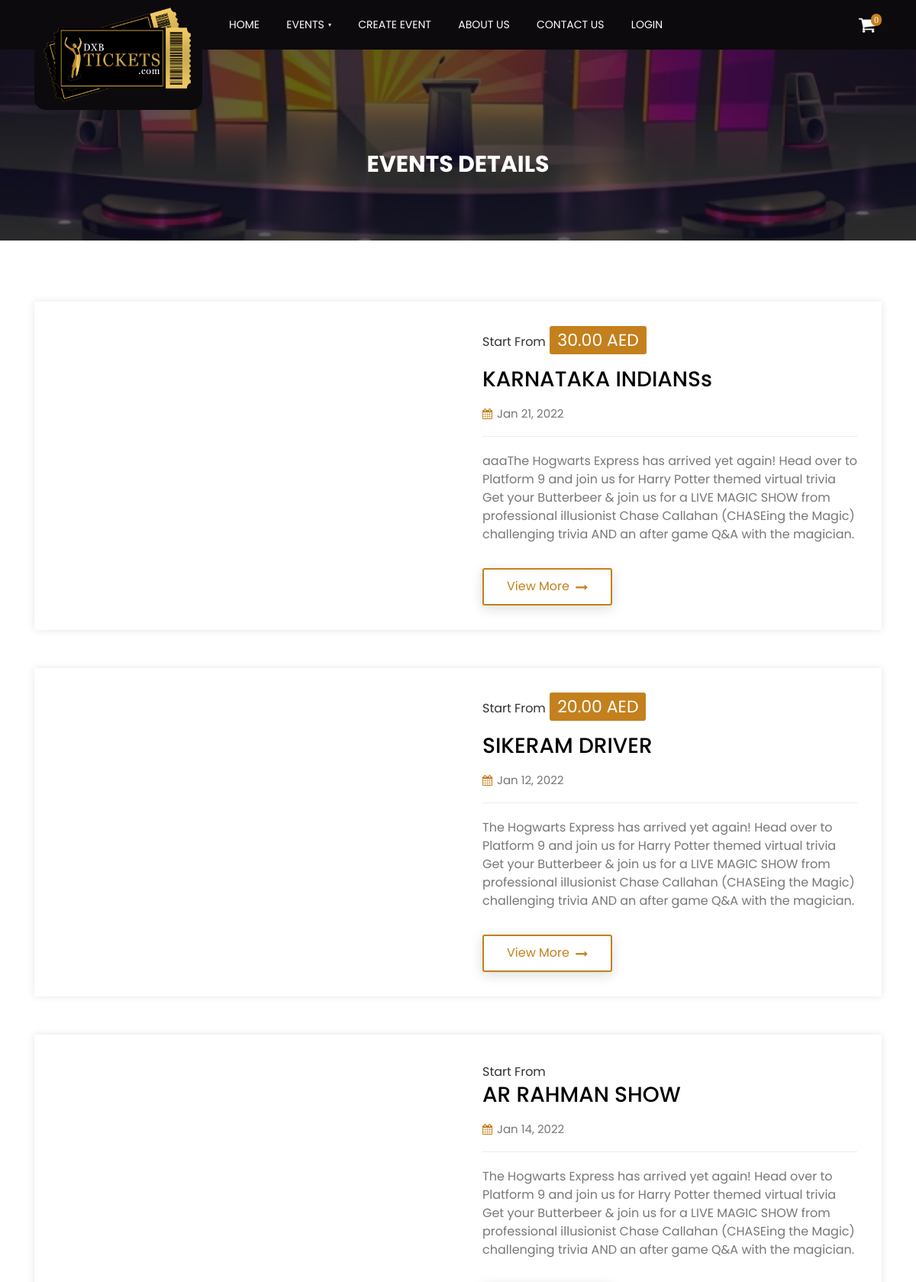
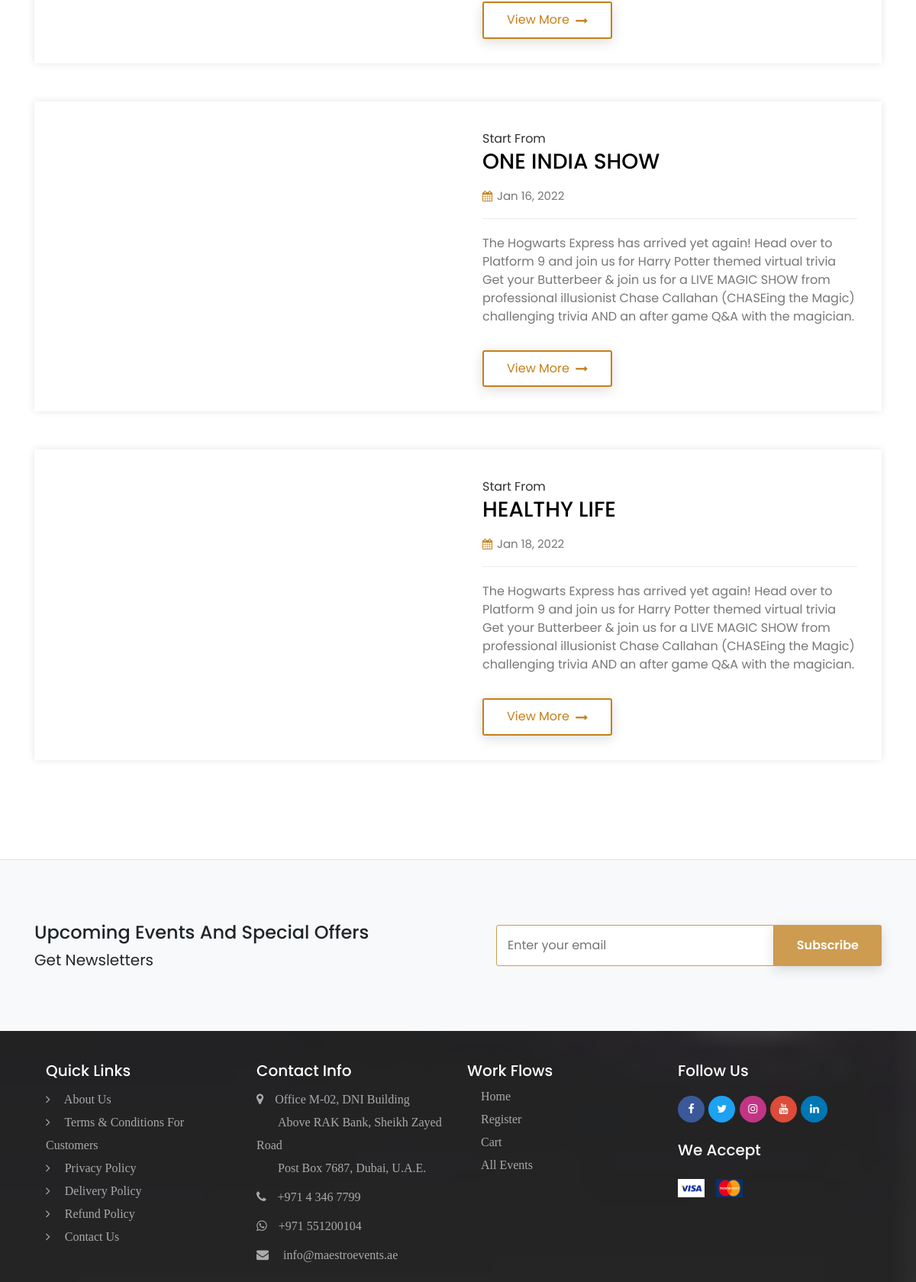
The app's page /event-list.php (upper part) with its own data (2 pictures, top to bottom).
### tables this page shows
CREATE TABLE IF NOT EXISTS `event_master` (
  `EM_Id` int(100) NOT NULL AUTO_INCREMENT,
  `CreatedBy` varchar(100) DEFAULT NULL,
  `EventName` varchar(250) DEFAULT NULL,
  `EventCode` varchar(50) DEFAULT NULL,
  `StartDate` date DEFAULT NULL,
  `StartTime` time DEFAULT NULL,
  `EndDate` date DEFAULT NULL,
  `EndTime` time DEFAULT NULL,
  `EventLocation` varchar(100) DEFAULT NULL,
  `TotalSeats` double DEFAULT NULL,
  `AgeLimit` varchar(50) DEFAULT NULL,
  `Organizer` varchar(50) DEFAULT NULL,
  `PrintedBy` varchar(50) DEFAULT NULL,
  `EventStatus` varchar(10) DEFAULT NULL,
  `DateCreate` datetime DEFAULT NULL,
  `EventBanner` varchar(250) DEFAULT NULL,
  `ShortDescription` text,
  `Description` text,
  `Image1` varchar(250) DEFAULT NULL,
  `Image2` varchar(250) DEFAULT NULL,
  `Image3` varchar(250) DEFAULT NULL,
  `EventOn` datetime DEFAULT NULL,
  `BookingStatus` tinyint(1) DEFAULT NULL,
  `SliderStatus` tinyint(1) DEFAULT NULL,
  PRIMARY KEY (`EM_Id`),
  UNIQUE KEY `EventCode` (`EventCode`)
);

### event-list.php (the view, shortened to what this page needs)
<?php
    require_once './config/connection.php';
    require_once './pages/link.php';
    require_once './pages/header.php';
?>
<section class="w3l-inner-banner-main">
    <div class="about-inner">
        <div class="wrapper">
            <ul class="breadcrumbs-custom-path">
                <h3>Events Details</h3>
            </ul>
        </div>
    </div>
</section>
<section class="w3l-blog-main-61">
    <div class="grids-layout">
        <div class="wrapper">
            <div class="gallery-25-content">
                <div class="d-grid grid-columns">
                <?php
                        $eProducts = mysqli_query($conn, "SELECT * FROM event_master WHERE EventStatus = 'Publish'  AND BookingStatus = true");
                        if (mysqli_num_rows($eProducts) > 0) {
                            while ($eResult = mysqli_fetch_assoc($eProducts)) {
                                ?>
					<div class="blg-tp">
						<div class="column nine-blog">
						</div>
						<div class="column two ten-blog">
							<div class="box13"><small>Start From</small>
								<h4 style="font-size: 22px;">
                                    <?php
                                        $resCartPrice = mysqli_query($conn, "SELECT MIN(PriceNet) as totPrice FROM price_master WHERE EventId = '$eResult[EM_Id]' AND PriceNet > 0");
                                        if (mysqli_num_rows($resCartPrice)>0){
                                            $resCartPrice = mysqli_fetch_assoc($resCartPrice);
                                            $cPrice = $resCartPrice['totPrice']/100;
                                            if ($cPrice > 0) {
                                                echo number_format($cPrice, 2)." AED";
                                            }
                                        }
                                    ?>
                                </h4>
								<h3><a href="product-single.php?pid=<?php echo $eResult['EM_Id'];?>"><?php echo $eResult['EventName']; ?></a></h3>
								<ul class="admin-list">
									<li><a href="#"><span class="fa fa-calendar" aria-hidden="true"></span><?php echo date_format(date_create($eResult['StartDate']), 'M d, Y'); ?></a></li>
								</ul>
								<p><?php echo $eResult['ShortDescription']; ?>.</p>
										<div class="button"><a href="product-single.php?pid=<?php echo $eResult['EM_Id'];?>" class="actionbg btn">View More <span
											class="fa fa-long-arrow-right" aria-hidden="true"></span></a></div>
                            </div>
						</div>
					</div>
                    <?php
                            }
                        } else {
                            echo "<p>No active event found..</p>";
                        }
                    ?>
				</div>
				</div>
			</div>
		</div>
	</section>
<?php
    require_once './pages/newsletter.php';
    require_once './pages/footer.php';
?>

### records on screen
event_master: cPrice "30.00", EventName "KARNATAKA INDIANSs", StartDate "Jan 21, 2022", ShortDescription "aaaThe Hogwarts Express has arrived yet again! Head over to Platform 9 and join us for Harry Potter themed virtual trivia Get your Butterbeer & join us for a LIVE MAGIC SHOW from professional illusionist Chase Callahan (CHASEing the Magic) challenging trivia AND an after game Q&A with the magician"
event_master: cPrice "20.00", EventName "SIKERAM DRIVER", StartDate "Jan 12, 2022", ShortDescription "The Hogwarts Express has arrived yet again! Head over to Platform 9 and join us for Harry Potter themed virtual trivia Get your Butterbeer & join us for a LIVE MAGIC SHOW from professional illusionist Chase Callahan (CHASEing the Magic) challenging trivia AND an after game Q&A with the magician"
event_master: EventName "AR RAHMAN SHOW", StartDate "Jan 14, 2022", ShortDescription "The Hogwarts Express has arrived yet again! Head over to Platform 9 and join us for Harry Potter themed virtual trivia Get your Butterbeer & join us for a LIVE MAGIC SHOW from professional illusionist Chase Callahan (CHASEing the Magic) challenging trivia AND an after game Q&A with the magician"
event_master: EventName "ONE INDIA SHOW", StartDate "Jan 16, 2022", ShortDescription "The Hogwarts Express has arrived yet again! Head over to Platform 9 and join us for Harry Potter themed virtual trivia Get your Butterbeer & join us for a LIVE MAGIC SHOW from professional illusionist Chase Callahan (CHASEing the Magic) challenging trivia AND an after game Q&A with the magician"
event_master: EventName "HEALTHY LIFE", StartDate "Jan 18, 2022", ShortDescription "The Hogwarts Express has arrived yet again! Head over to Platform 9 and join us for Harry Potter themed virtual trivia Get your Butterbeer & join us for a LIVE MAGIC SHOW from professional illusionist Chase Callahan (CHASEing the Magic) challenging trivia AND an after game Q&A with the magician"
